Frame 1 (no input): blank canvas, image omitted
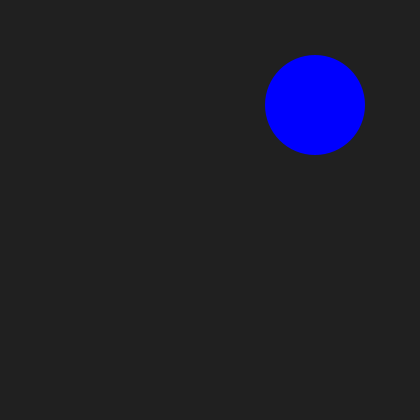
Frame 60 (the mouse pressed at the canvas centre just before this capture)
Frame 120 (the mouse held since frame 60 and released just before this capture): identical to frame 60, image omitted

The Processing sketch that drew this single still picture (run headless with seeded random() and noise(); from frame 60 on, the mouse is pressed at the canvas centre):

// Processing sketch: sketch_03_04_Interval
// ── sketch_03_04_Interval.pde
void setup() {
  size(420, 420);
  noStroke();
  println("millis() at end of setup: " + millis());
}

void draw() {
  background(32);
  // 1. You can use the modulo operator to establish an interval during which
  //    an event occurs. This is handy if you don't want to change the global
  //    frameRate(60), but you want to slow down an update to a frame of
  //    animation. The modulo operator means that every time the frame count
  //    is cleanly divisible by 100 with no remainder, the code will execute
  //    the code in the curly braces { }.
  if (frameCount % 500 == 0) {
    fill(0, 255, 0);
    ellipse(width / 4.0, height / 4.0, 100, 100);
  }

  if (frameCount % 60 == 0) {
    fill(0, 0, 255);
    ellipse(width * 3 / 4.0, height / 4.0, 100, 100);
  }

  // 2. Why does millis() % 1000 not work then? You can see why
  //    if you println(millis()) in setup and in draw. Depending
  //    on how much work you're doing in setup and in each draw
  //    call, the duration of time will not be exact, and so
  //    you can't depend on it being cleanly divisible.
  println(millis());
  
  // 3. millis() does not increase at a regular
  //    rate. In my case:
  //    368
  //    383 = 368 + 15
  //    399 = 383 + 16
  //    416 = 399 + 17
  //    432 = 416 + 16
}
